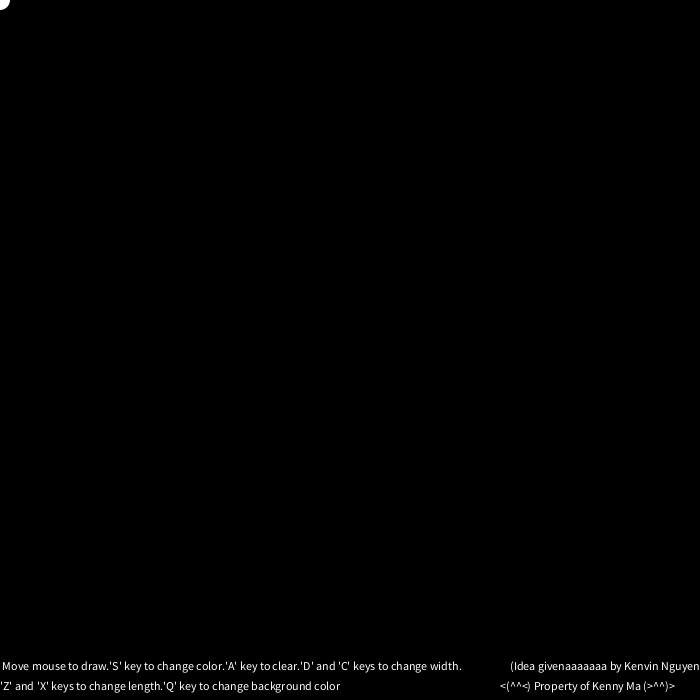
Frame 1 (no input)
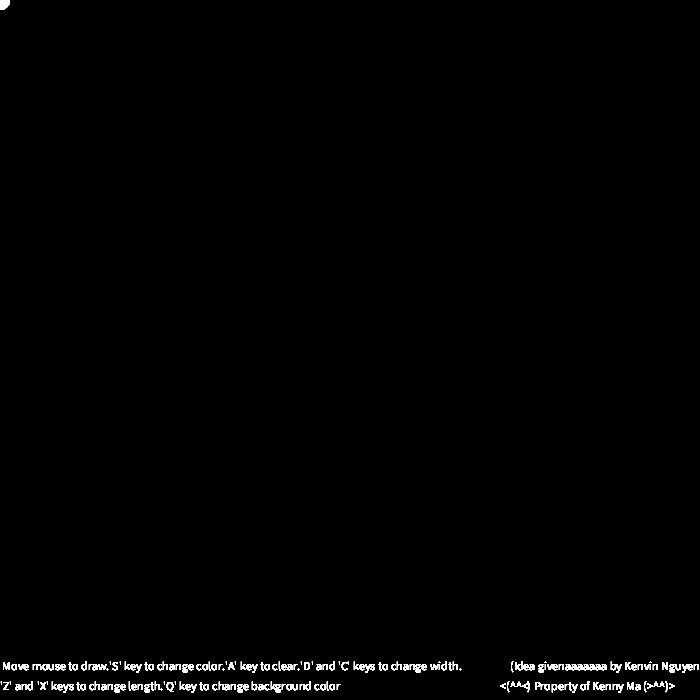
Frame 60 (the mouse pressed at the canvas centre just before this capture)
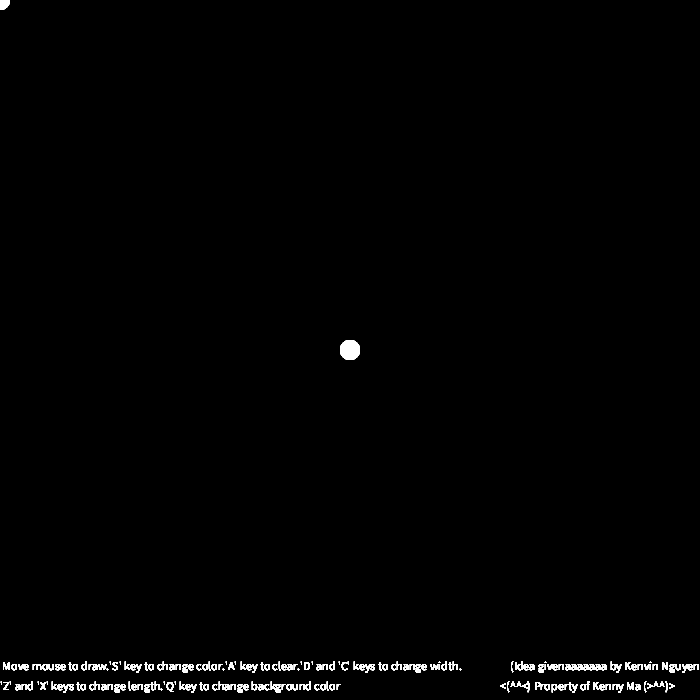
Frame 120 (the mouse held since frame 60 and released just before this capture)

The Processing sketch that drew these frames (run headless with seeded random() and noise(); from frame 60 on, the mouse is pressed at the canvas centre):

// Processing sketch: processing_37272
// ── processing_37272.pde


/* 
 Move mouse to draw.
 'S' key to change color.
 'A' key to clear.
 'D' and 'C' keys to change width.
 */


int wid, len;
boolean aPressed, sPressed, dPressed, cPressed, zPressed, xPressed, qPressed;



void setup()
{
  size(700, 700);
  wid = 20;
  len = 20;
  noStroke();
  smooth();
  background(0);
  aPressed = sPressed = dPressed = zPressed = xPressed = qPressed = false;
}

void draw()
{

  /*fill(random(1+300), random(1+300), random(1+300));*/

  ellipse( mouseX, mouseY, wid, len);

  if (aPressed) background(0);
  
  if (aPressed) fill(255);

  if (sPressed) fill(random(1+300), random(1+300), random(1+300));

  if (dPressed) wid = wid + 1;

  if (cPressed) wid = wid - 1;

  if (zPressed) len = len + 1;

  if (xPressed) len = len - 1;
  
  if (qPressed) background(random(300), random(300), random(300));

  if (wid < 10) wid = wid + 1;

  if (wid > 100) wid = wid - 1;

  if (len < 10) len = len + 1;

  if (len > 200) len = len - 1;
  
  
  text(" Move mouse to draw.'S' key to change color.'A' key to clear.'D' and 'C' keys to change width.", 0, 670);
  text("'Z' and 'X' keys to change length.'Q' key to change background color", 0, 690);
  text("<(^^<) Property of Kenny Ma (>^^)>", 500, 690);
  text("(Idea givenaaaaaaa by Kenvin Nguyen)", 510, 670);

}



void keyPressed()
{
  if (key == 'a') aPressed = true;

  if (key == 's') sPressed = true;

  if (key == 'd') dPressed = true;

  if (key == 'c') cPressed = true;

  if (key == 'z') cPressed = true;

  if (key == 'x') cPressed = true;
 
  if (key == 'q') qPressed = true;
}

void keyReleased()
{
  if (key == 'a') aPressed = false;

  if (key == 's') sPressed = false;

  if (key == 'd') dPressed = false;

  if (key == 'c') cPressed = false;

  if (key == 'z') zPressed = false;

  if (key == 'x') xPressed = false;
  
  if (key == 'q') qPressed = false;
}
